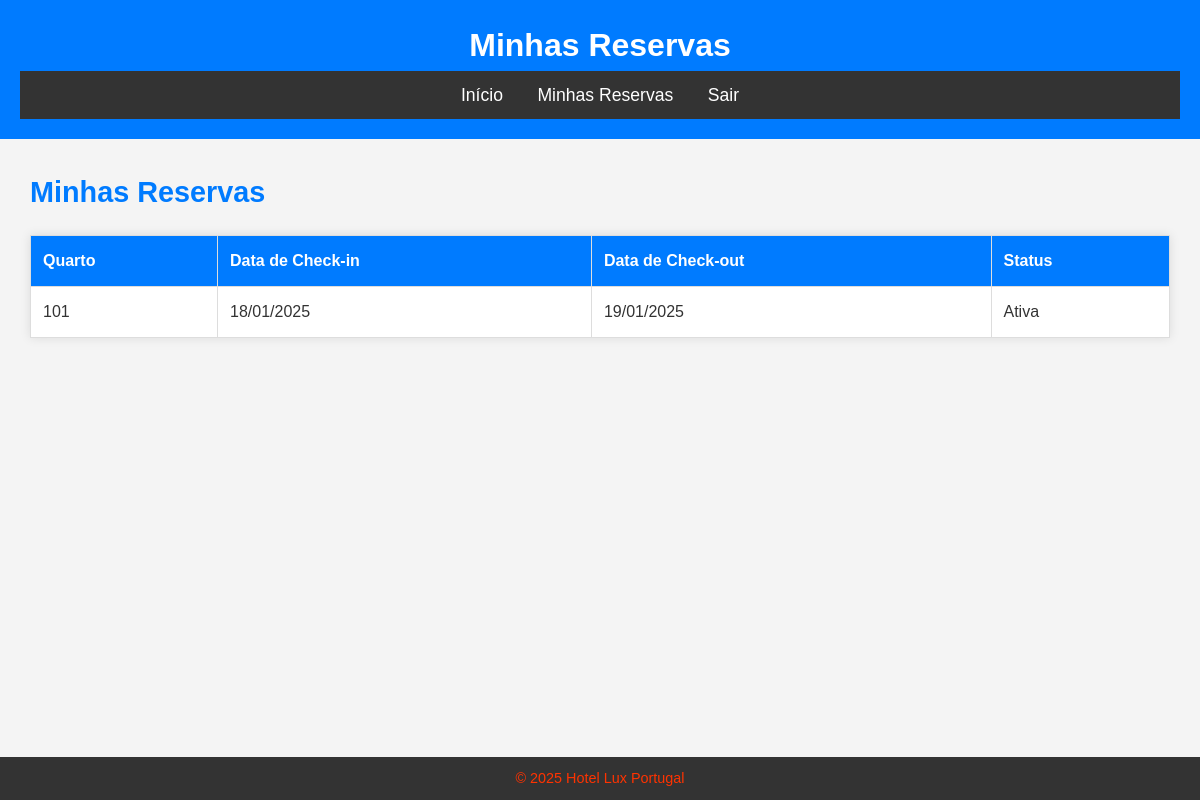
The page /reservas_cliente.php (signed in) on the database its author committed.
### tables this page shows
CREATE TABLE `reserva` (
  `id` int(11) NOT NULL,
  `cliente_id` int(11) NOT NULL,
  `quarto_id` int(11) NOT NULL,
  `data_checkin` date NOT NULL,
  `data_checkout` date NOT NULL,
  `status` enum('Ativa','Concluída','Cancelada') DEFAULT 'Ativa',
  `created_at` timestamp NOT NULL DEFAULT current_timestamp()
);

CREATE TABLE `quarto` (
  `id` int(11) NOT NULL,
  `numero_quarto` varchar(10) NOT NULL,
  `tipo` varchar(50) NOT NULL,
  `preco` decimal(10,2) NOT NULL,
  `status` enum('Disponível','Ocupado','Reservado') DEFAULT 'Disponível',
  `descricao` text DEFAULT NULL
);

### reservas_cliente.php (the view, shortened to what this page needs)
<?php
require_once 'config.php';
$cliente_id = $_SESSION['cliente_id'];
$query = "SELECT quarto.numero_quarto, reserva.data_checkin, reserva.data_checkout, reserva.status
          FROM reserva
          INNER JOIN quarto ON reserva.quarto_id = quarto.id
          WHERE reserva.cliente_id = ?";
$stmt = $conn->prepare($query);
$stmt->bind_param("i", $cliente_id);
$stmt->execute();
$result = $stmt->get_result();
?>
<!DOCTYPE html>
<html lang="pt-PT">
<head>
    <link rel="stylesheet" href="estilos.css">
</head>
<body>
<header>
    <h1>Minhas Reservas</h1>
    <nav>
        <ul>
            <li><a href="dashboard_cliente.php">Início</a></li>
            <li><a href="reservas_cliente.php">Minhas Reservas</a></li>
            <li><a href="logout.php">Sair</a></li>
        </ul>
    </nav>
</header>
<main>
    <h2>Minhas Reservas</h2>
    <?php if ($result->num_rows > 0): ?>
        <table>
            <thead>
                <tr>
                    <th>Quarto</th>
                    <th>Data de Check-in</th>
                    <th>Data de Check-out</th>
                    <th>Status</th>
                </tr>
            </thead>
            <tbody>
                <?php while ($row = $result->fetch_assoc()): ?>
                    <tr>
                        <td><?= htmlspecialchars($row['numero_quarto']) ?></td>
                        <td><?= date("d/m/Y", strtotime($row['data_checkin'])) ?></td>
                        <td><?= date("d/m/Y", strtotime($row['data_checkout'])) ?></td>
                        <td><?= htmlspecialchars($row['status']) ?></td>
                    </tr>
                <?php endwhile; ?>
            </tbody>
        </table>
    <?php else: ?>
        <p>Você não tem reservas ativas no momento.</p>
    <?php endif; ?>
</main>
<footer>
    <p>&copy; 2025 Hotel Lux Portugal</p>
</footer>
</body>
</html>

### estilos.css (style rules this page uses)
* { margin: 0; padding: 0; box-sizing: border-box; }
body { font-family: 'Arial', sans-serif; background-color: #f4f4f4; color: #333; line-height: 1.6; }
header { background-color: #007bff; color: white; padding: 20px; text-align: center; }
header h1 { font-size: 2rem; }
nav ul { list-style: none; padding: 10px; text-align: center; background-color: #333; }
nav ul li { display: inline; margin: 0 15px; }
nav ul li a { color: white; text-decoration: none; font-size: 1.1rem; transition: color 0.3s; }
main { margin: 30px; }
h2 { font-size: 1.8rem; color: #007bff; margin-bottom: 20px; }
table { width: 100%; margin-bottom: 30px; border-collapse: collapse; background-color: #ffffff; box-shadow: 0 0 10px rgba(0, 0, 0, 0.1); }
table th, table td { padding: 12px; text-align: left; border: 1px solid #ddd; }
table th { background-color: #007bff; color: white; font-weight: bold; }
table td { color: #333; }
p { font-size: 1.2rem; color: #ff3300; text-align: center; }
footer { background-color: #333; color: white; text-align: center; padding: 10px; position: fixed; width: 100%; bottom: 0; }
footer p { font-size: 0.9rem; }

### rows shown on the page
reserva: quarto.numero_quarto "101", data_checkin "18/01/2025", data_checkout "19/01/2025", status "Ativa"
